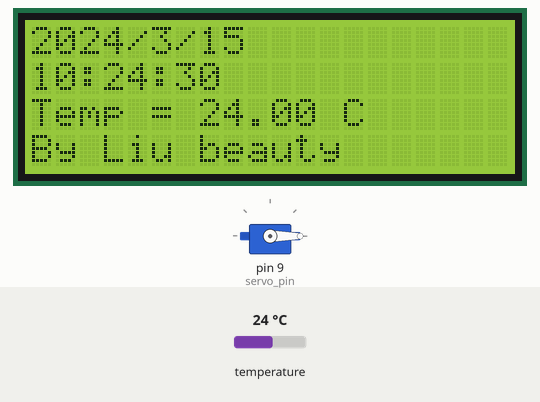
Recording of a sketch running on a simulated Arduino Uno, built with avr-gcc and run on an emulated ATmega328P. On the bench: servo, 20×4 character LCD. The test bench sets the inputs (shaded band); at power-on: temperature 24 °C. The local clock reads 2024-03-15 10:24:30 at power-on unless the sketch sets it.

Above: at 0.2 s.
1.3 s: temperature set to 0 °C
At 2.9 s:
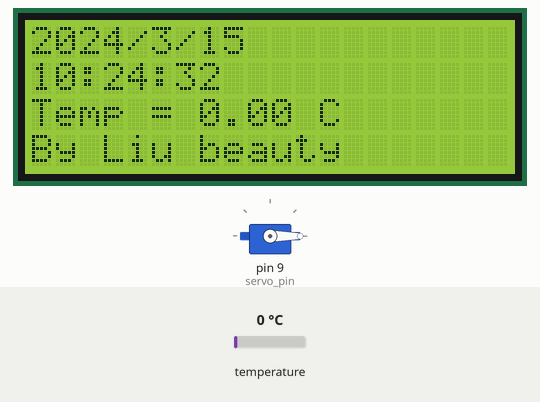
4.3 s: temperature set to 12 °C
At 5.9 s:
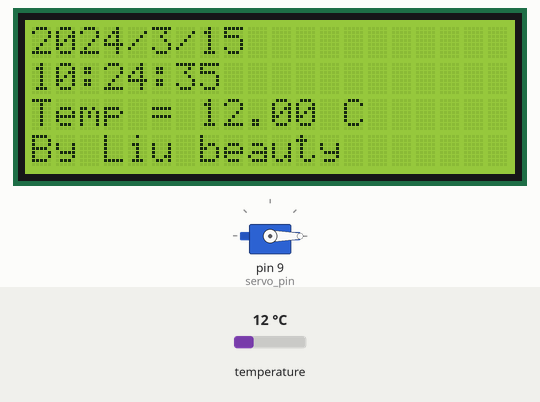
6.7 s: temperature set to 0 °C
At 12.4 s:
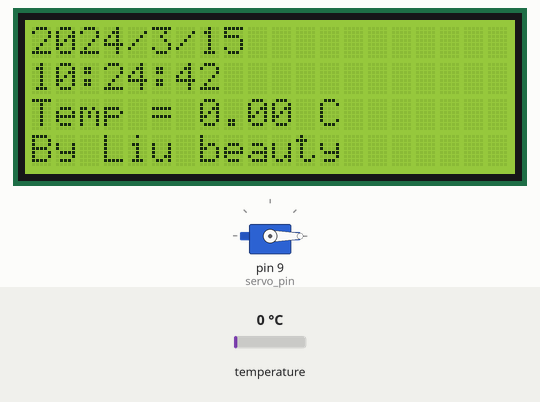
Timing chart, 0 to 13.9 s (numbered marks = the images above; inputs shaded):
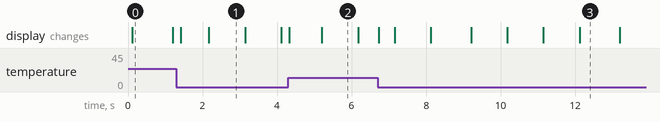

Measured:
- what the display in image 0 shows lasts 1.1 s, from 0.1 s to 1.2 s

The sketch:

clock_fish.ino
```cpp
// Date, Time and Alarm functions using a DS3231 RTC connected via I2C and Wire lib

#include "Wire.h"
#include "SPI.h"  // not used here, but needed to prevent a RTClib compile error
#include "RTClib.h"

RTC_DS3231 RTC;

#include <LiquidCrystal_I2C.h>
LiquidCrystal_I2C lcd(0x27,20,4);

#include <Servo.h>
Servo myservo;
char servo_pin = 9;
int sec = 500;

void setup () {

  myservo.attach(servo_pin);
  Serial.begin(9600);
  Wire.begin();
  RTC.begin();
  //RTC.adjust(DateTime(__DATE__, __TIME__));

  if (! RTC.isrunning()) {
    Serial.println("RTC is NOT running!");
    // following line sets the RTC to the date & time this sketch was compiled
    RTC.adjust(DateTime(__DATE__, __TIME__));
  }

  DateTime now = RTC.now();
  myservo.write(0);


}

void loop () {

  DateTime now = RTC.now();
  lcd.begin();
  lcd.print(now.year());
  lcd.print('/');
  lcd.print(now.month());
  lcd.print('/');
  lcd.print(now.day());

  lcd.setCursor(0,1);
  lcd.print(now.hour());
  lcd.print(':');
  lcd.print(now.minute());
  lcd.print(':');
  lcd.print(now.second());

  lcd.setCursor(0,2);

  lcd.print("Temp = ");
  lcd.print(RTC.getTemperature()); // คำสั่งดึงอุณหภูมิออกมาแสดง
  lcd.print(" C");

  lcd.setCursor(0,3);
  lcd.print("By Liu beauty");


  if(now.hour() == 21 && now.minute() == 2 && now.second()== 0){
    servotrig();
  }
}

void lcdtrig(){
  lcd.clear();
    lcd.setCursor(4,2);
    lcd.print("Servo On");
  }

void servotrig(){
  for(int i=0;i<=1;i+=1){
        lcdtrig();
        myservo.write(45);
        delay(1000);
        myservo.write(0);
        delay(1000);
  }
}
```
